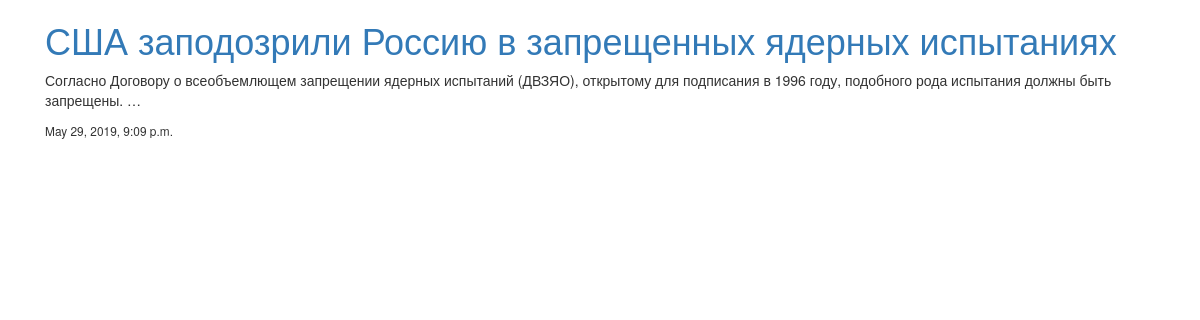
The page / on the database its author committed.
### blogapp/models.py (models this page shows, shortened)
class Post(models.Model):
    title = models.CharField(max_length=120)
    content = models.TextField()
    slug = models.SlugField()
    timestamp = models.DateTimeField(auto_now_add=True, auto_now=False)
    def get_absolute_url(self):
        return reverse('post_detail', kwargs={'slug': self.slug})

### blogapp/views.py (the view)
# urls.py: url(r'^$', base_view, name='base_view'),
def base_view(request):
	posts = Post.objects.all()
	return render(request, 'base.html', {'posts': posts})

### blogapp/templates/base.html (shortened to what this page needs)
<!DOCTYPE html>
<html>
<head>
	<link rel="stylesheet" href="https://maxcdn.bootstrapcdn.com/bootstrap/3.3.7/css/bootstrap.min.css">
</head>
<body>
<div class='container'>
{% block content %}
{% for post in posts %}
<div class='col-sm-12'>
	<h1><a href='{{ post.get_absolute_url }}'>{{ post.title }}</a></h1>
	<p>{{ post.content|truncatewords:20 }}</p>
	<small>{{ post.timestamp }}</small>
</div>
{% endfor %}
{% endblock content %}
</div>
</body>
</html>

### rows shown on the page
Post: title "США заподозрили Россию в запрещенных ядерных испытаниях", content "Согласно Договору о всеобъемлющем запрещении ядерных испытаний (ДВЗЯО), открытому для подписания в 1996 году, подобного рода испытания должны быть запрещены. …", timestamp "May 29, 2019, 9:09 p.m."
